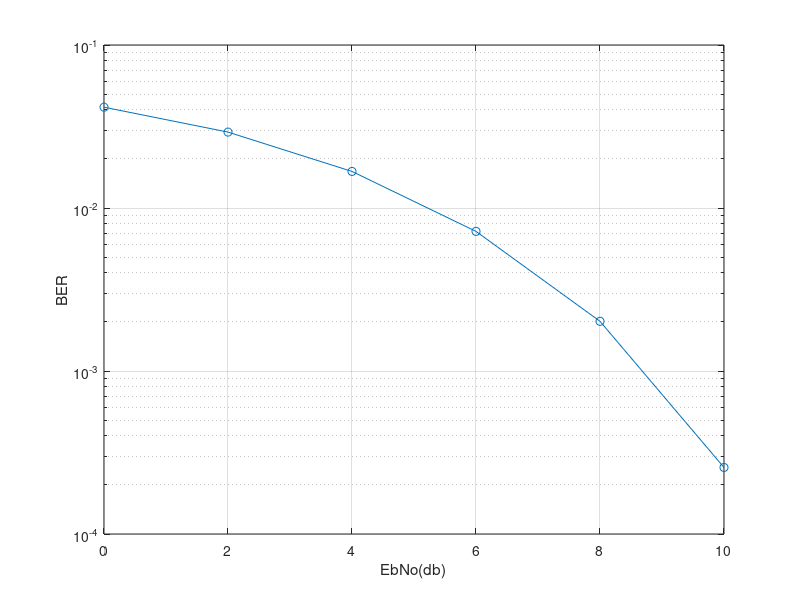

This chart was generated by the following MATLAB code:
clear all;
close all;
l = 1e6;
EbNodB = 0:2:10;
EbNo = 10.^(EbNodB/10);
for n = 1:length(EbNodB)
    si = 2*(round(rand(1,l)) -0.5);
    sq = 2*(round(rand(1,l)) -0.5);
    s = si + j*sq;
    w = (1/sqrt(2 + EbNo(n))) * (randn(1,l) + j*randn(1,l));
    r = s + w;
    si_ = sign(real(r));
    sq_ = sign(imag(r));
    ber1 = (l - sum(si == si_))/l;
    ber2 = (l - sum(sq == sq_))/l;
    ber(n) = mean([ber1 ber2]);
end
semilogy(EbNodB, ber, 'o-')
xlabel('EbNo(db)')
ylabel('BER')
grid on
    